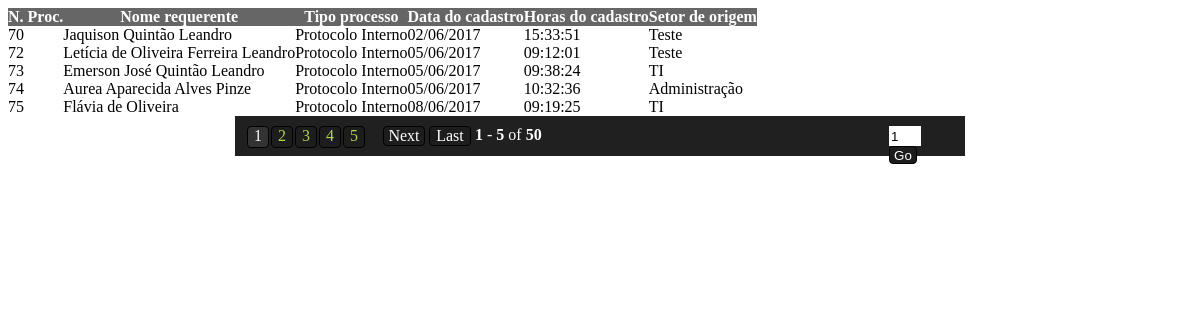
The app's page /frm/pesquisa.php (signed in), older data.
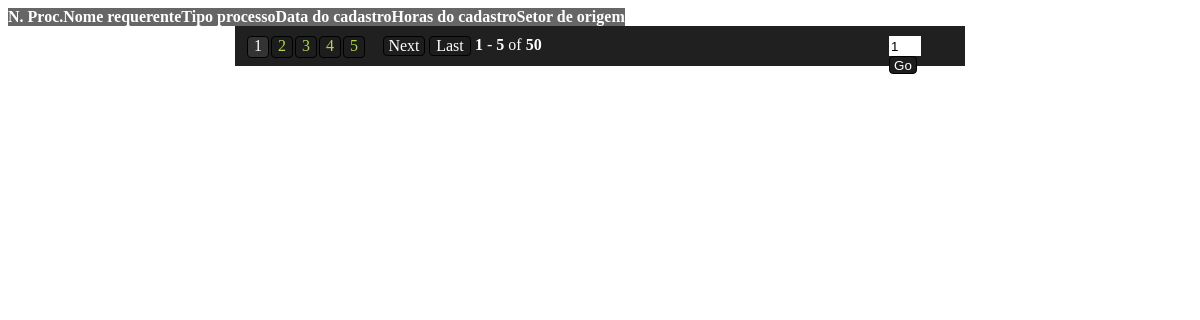
The same page, newer data.
### tables this page shows
CREATE TABLE IF NOT EXISTS `proc` (
  `cod` int(11) NOT NULL AUTO_INCREMENT,
  `cod_req` int(11) NOT NULL,
  `user_id` int(11) NOT NULL,
  `tipo` varchar(2) DEFAULT NULL,
  `assunto` text,
  `descricao` varchar(50) DEFAULT NULL,
  `setor` int(11) DEFAULT NULL,
  `data` date DEFAULT NULL,
  `horas` time DEFAULT NULL,
  PRIMARY KEY (`cod`),
  KEY `cod_req` (`cod_req`),
  KEY `user_id` (`user_id`)
);

CREATE TABLE IF NOT EXISTS `req` (
  `cod` int(10) unsigned NOT NULL AUTO_INCREMENT,
  `nome` varchar(60) NOT NULL,
  `tipo` char(1) NOT NULL,
  `cpf` varchar(18) NOT NULL,
  `sexo` char(1) NOT NULL,
  `tel` varchar(14) DEFAULT NULL,
  `cel` varchar(14) DEFAULT NULL,
  `rec` varchar(14) DEFAULT NULL,
  `email` varchar(30) DEFAULT NULL,
  PRIMARY KEY (`cod`),
  UNIQUE KEY `cpf` (`cpf`)
);

CREATE TABLE IF NOT EXISTS `setor` (
  `cod_setor` int(11) NOT NULL AUTO_INCREMENT,
  `setor` varchar(50) NOT NULL DEFAULT '0',
  PRIMARY KEY (`cod_setor`)
);

### frm/pesquisa.php (the view, shortened to what this page needs)
<!DOCTYPE html>
<html lang="pt-br">
	<head>
    <link href="../lib/smartpaginator/css/smartpaginator.css" rel="stylesheet" type="text/css" />
	</head>
	<body>
<?php
    require_once "check.php";
	$user_id = $_SESSION['user_id'];
require_once "../config/init.php";
$sql0_query = mysqli_query($link,"SELECT u.permission AS permissao FROM users u WHERE u.id ='".$user_id."'");
$r0 = mysqli_fetch_array($sql0_query);
       $p0 = $r0["permissao"];
if ($p0 == "0"){
$sql_query = mysqli_query($link,"SELECT p.cod, r.nome, p.tipo, DATE_FORMAT(p.data,'%d/%m/%Y') AS data, p.horas,s.setor AS setor FROM proc p, req r, setor s WHERE p.cod_req = r.cod
AND s.cod_setor = p.setor AND p.user_id = '".$user_id."' ORDER BY cod ASC");
}
else
{
$sql_query = mysqli_query($link,"SELECT p.cod, r.nome, p.tipo, DATE_FORMAT(p.data,'%d/%m/%Y') AS data, p.horas,s.setor AS setor FROM proc p, req r, setor s WHERE p.cod_req = r.cod
AND s.cod_setor = p.setor ORDER BY cod ASC");
}
?>
<form name="cadastro" id="cadastro" method="POST">
<table id="mt-1" cellpadding="0" cellspacing="0" border="0" class="table">
      <tr>
        <th align='center' valign='middle'  bgColor='#666666'><font color='#FFF'>N. Proc.</th>
        <th align='center' bgColor='#666666'><font color='#FFF'>Nome requerente</th>
        <th align='center' bgColor='#666666'><font color='#FFF'>Tipo processo</th>
        <th align='center' bgColor='#666666'><font color='#FFF'>Data do cadastro</th>
        <th align='center' bgColor='#666666'><font color='#FFF'>Horas do cadastro</th>
        <th align='center' bgColor='#666666'><font color='#FFF'>Setor de origem</th>
      </tr>
        <?php while ($array = mysqli_fetch_array($sql_query)) {
      if ($array["tipo"]=='PI') $ptipo = "Protocolo Interno";
        $cod = $array["cod"];
        $req = $array["nome"];
        $tipo = $ptipo;
        $data = $array["data"];
        $horas = $array["horas"];
        $setor = $array["setor"];
        ?>
      <tr>
        <td><?php echo $cod ?></td>
        <td><?php echo $req ?></td>
        <td><?php echo $tipo ?></td>
        <td><?php echo $data ?></td>
        <td><?php echo $horas ?></td>
        <td><?php echo $setor ?></td>
      </tr>
      <?php } ?>
    </table>
</form>
<div id="pag-1" style="margin: auto;"></div>
</body>
</html>

Row changes from the older to the newer data that the page shows:
removed proc: cod "70", cod_req.nome "Jaquison Quintão Leandro", tipo "Protocolo Interno", data "02/06/2017", horas "15:33:51", setor.setor "Teste"
removed proc: cod "72", cod_req.nome "Letícia de Oliveira Ferreira Leandro", tipo "Protocolo Interno", data "05/06/2017", horas "09:12:01", setor.setor "Teste"
no longer on this page (row unchanged): proc: cod "73", cod_req.nome "Emerson José Quintão Leandro", tipo "Protocolo Interno", data "05/06/2017", horas "09:38:24", setor.setor "TI"
no longer on this page (row unchanged): proc: cod "74", cod_req.nome "Aurea Aparecida Alves Pinze", tipo "Protocolo Interno", data "05/06/2017", horas "10:32:36", setor.setor "Administração"
no longer on this page (row unchanged): proc: cod "75", cod_req.nome "Flávia de Oliveira", tipo "Protocolo Interno", data "08/06/2017", horas "09:19:25", setor.setor "TI"
